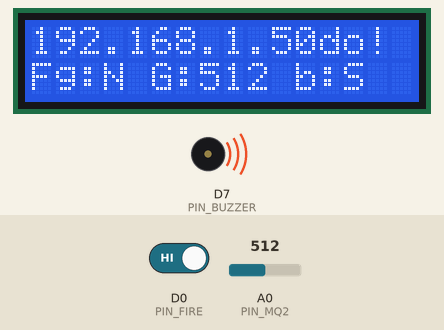
This sketch was run on a simulated ESP8266 (NodeMCU). Parts: 16×2 character LCD, buzzer (waves = sounding). The test bench sets the inputs (shaded band); at power-on: A0 (PIN_MQ2) = 512, D0 (PIN_FIRE) HIGH. WiFi joins after 1.5 s; servers stay silent unless stated; what the sketch prints to the serial monitor is not drawn.

Above: at 3.7 s.
3.8 s: A0 (PIN_MQ2) set to 408
At 5.5 s:
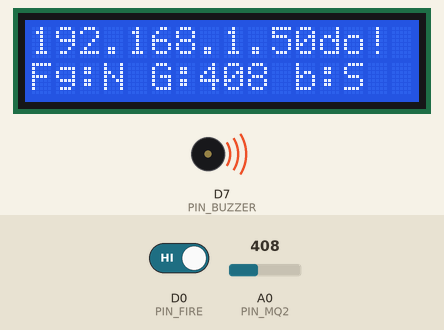
6.1 s: A0 (PIN_MQ2) set to 386
At 7.7 s:
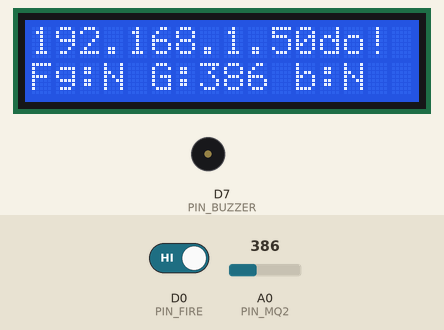
8.2 s: D0 (PIN_FIRE) driven LOW
At 9.9 s:
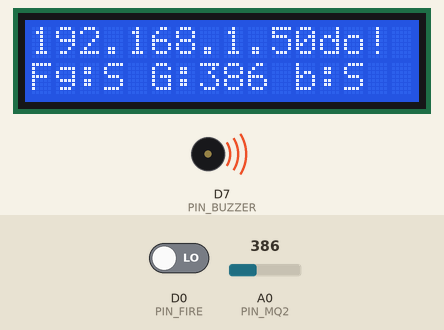
10.2 s: A0 (PIN_MQ2) set to 105
At 12.0 s:
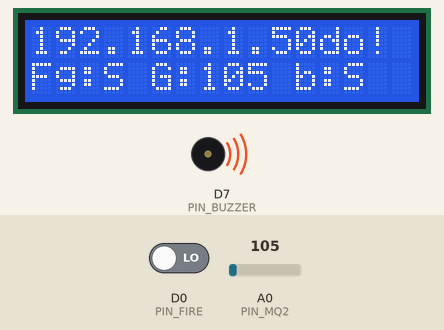
12.3 s: A0 (PIN_MQ2) set to 91
At 14.0 s:
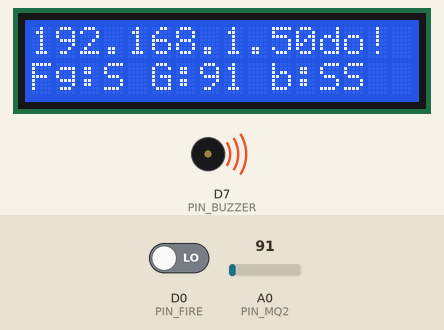
14.3 s: D0 (PIN_FIRE) driven HIGH
At 15.2 s:
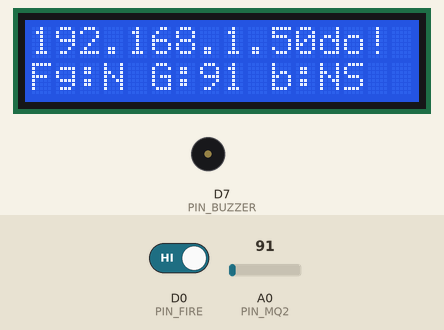
Timing chart, 0 to 17.3 s (numbered marks = the images above; inputs shaded):
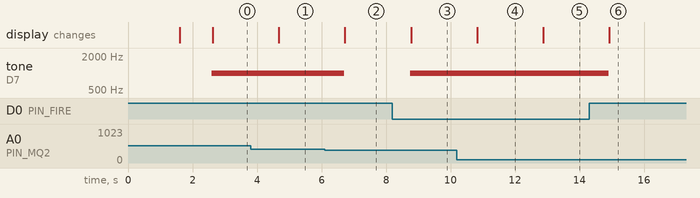

The sketch:

sensor.ino
```cpp
#include <ESP8266WiFi.h>
#include <ESP8266WebServer.h>
#include <Wire.h>
#include <LiquidCrystal_I2C.h>

// --- Wi-Fi ---
const char* ssid = "Ap Alair";
const char* password = "16075825";

// --- Pinos ---
#define PIN_FIRE D0
#define PIN_MQ2 A0
#define PIN_BUZZER D7

// --- LCD ---
LiquidCrystal_I2C lcd(0x27, 16, 2);
// --- Servidor Web ---
ESP8266WebServer server(80);

// --- Variáveis globais ---
int mq2Value = 0;
bool fireDetected = false;
bool buzzerState = false;

void setup() {
  Serial.begin(115200);

  pinMode(PIN_FIRE, INPUT);
  pinMode(PIN_BUZZER, OUTPUT);
  lcd.init();
  lcd.backlight();

  // Conecta Wi-Fi
  WiFi.begin(ssid, password);
  lcd.setCursor(0, 0);
  lcd.print("Conectando WiFi");
  while (WiFi.status() != WL_CONNECTED) {
    delay(500);
    Serial.print(".");
  }

  lcd.clear();
  lcd.setCursor(0, 0);
  lcd.print("WiFi Conectado!");
  delay(1000);

  server.on("/", handleRoot);
  server.begin();

  Serial.println("IP: ");
  Serial.println(WiFi.localIP());
}

void loop() {
  server.handleClient();

  // Leitura de sensores
  fireDetected = digitalRead(PIN_FIRE) == LOW;
  mq2Value = analogRead(PIN_MQ2);

  // Controle do buzzer
  buzzerState = (fireDetected || mq2Value > 400 );
  if (buzzerState) {
    tone(PIN_BUZZER, 1000);
  } else {
    noTone(PIN_BUZZER);
  }

  // Atualiza LCD (sem usar clear)
  lcd.setCursor(0, 0);
  lcd.print(WiFi.localIP());
  lcd.setCursor(0, 1);
  lcd.print("Fg:");
  lcd.print(fireDetected ? "S" : "N");
  lcd.print(" G:");
  lcd.print(mq2Value);
  lcd.print(" b:");
  lcd.print(buzzerState ? "S" : "N");
  delay(1000);
}

void handleRoot() {
  String msg = "{";
  msg += "\"gas\":" + String(mq2Value) + ",";
  msg += "\"fogo\":" + String(fireDetected ? "true" : "false") + ",";
  msg += "\"buzzer\":" + String(buzzerState ? "true" : "false");
  msg += "}";
  server.send(200, "application/json", msg);
}
```

Measured:
- the behaviour switches between 401 and 400 on A0 (PIN_MQ2) (found by bisection; images 1 and 2)
- the behaviour switches between 100 and 99 on A0 (PIN_MQ2) (found by bisection; images 4 and 5)
- after the input at 3.8 s, the display: changes after 0.87 s (image 1)
- after the input at 6.1 s, tone on D7 (PIN_BUZZER): 1000 Hz → silent after 0.60 s; the display: changes after 0.63 s (image 2)
- after the input at 8.2 s, tone on D7 (PIN_BUZZER): silent → 1000 Hz after 0.55 s; the display: changes after 0.58 s (image 3)
- after the input at 10.2 s, the display: changes after 0.63 s (image 4)
- after the input at 12.3 s, the display: changes after 0.58 s (image 5)
- after the input at 14.3 s, tone on D7 (PIN_BUZZER): 1000 Hz → silent after 0.60 s; the display: changes after 0.63 s (image 6)
